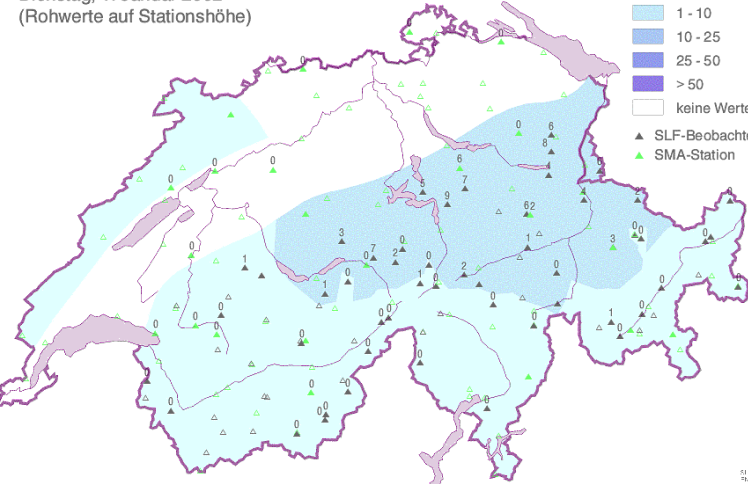
#> input picture samples/o_20020101_hn1_de_c.gif.png, 748 x 484 px
$ python -i process_imgs2.py   (imports and definitions only)   (older library calls are emulated)
#> lines starting #> are read from the running program, lines starting #| are printed output that depends on the picture
#> further down, picture is the input picture: shape (484, 748, 3); mean B, G, R 247.2, 242.5, 233.1
import numpy as np
import imutils
import cv2
from collections import Counter
import os
from random import sample
import pandas as pd
from string import ascii_uppercase as upper

# [27 lines left out: functions removeBW, getMostFrequentPixel, not called in this run]

def showCoord(img,coordStr):
    x1,x2,y1,y2 = coordDic[coordStr]
    cv2.imshow('',img[y1:y2,x1:x2])

# [24 lines left out: functions getHist, getCategoryHists, not called in this run]

def findSwissContourImg(img):
    gray = cv2.cvtColor(img, cv2.COLOR_BGR2GRAY)
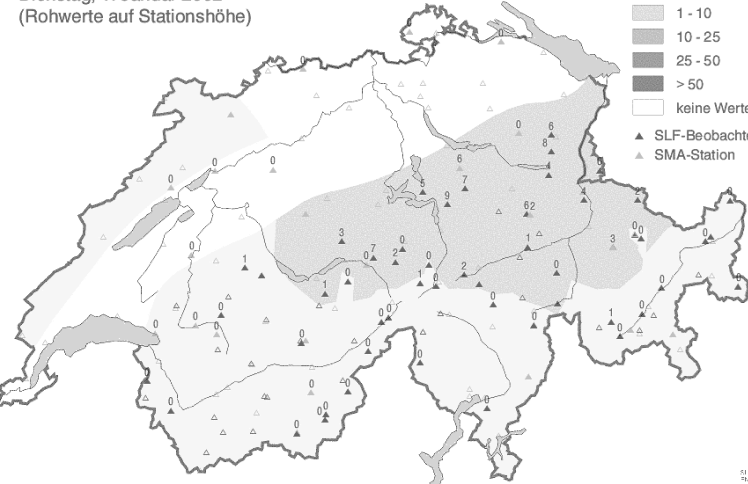
#> gray: shape (484, 748); min 54, max 255, mean 240.3
    grayShape = gray.shape
#> grayShape = (484, 748)
    i=0
    oldMaxVal = 0
    while True:
        gt = imutils.resize(gray,width=grayShape[1]-i*5)
        gtCanny = cv2.Canny(gt,50,100)
        result = cv2.matchTemplate(gtCanny, templateCanny, cv2.TM_CCOEFF)
        a, maxVal, t, maxLoc = cv2.minMaxLoc(result)
        # print maxVal, maxLoc
        if maxVal > oldMaxVal:
            oldMaxVal = maxVal
            oldMaxLoc = maxLoc
            i=i+1
            continue
        else:
            break
#> this loop made 1 pass
#> pass 1, in findSwissContourImg, `gtCanny = cv2.Canny(gt,50,100)`:
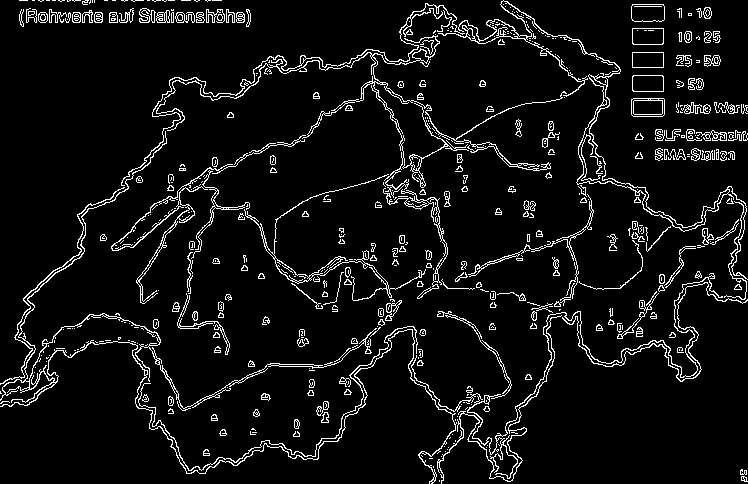
#> gtCanny: shape (484, 748); 6.6% white in thin lines or dots
#> after the loop, i = 0; oldMaxVal = 0
    newImg = imutils.resize(img,width=img.shape[1]-(i-1)*5)
    swiss = newImg[oldMaxLoc[1]:oldMaxLoc[1]+template.shape[0], oldMaxLoc[0]:oldMaxLoc[0]+template.shape[1],:]
    # cv2.rectangle(newImg, (oldMaxLoc[0], oldMaxLoc[1]),
    # 				(oldMaxLoc[0] + template.shape[1], oldMaxLoc[1] + template.shape[0]), (0, 0, 255), 2)
    # cv2.imshow('',newImg)
    return swiss

# [72 lines left out: functions partition, setGlobals, getDate, getOverlayMap, findCat, fileHandler, not called in this run]

# [7 lines not run here, left out]

>>> import cv2
>>> picture = cv2.imread('../samples/o_20020101_hn1_de_c.gif.png')
#> (the run stopped early here; a loop or call above may not have finished)

$ run again, on samples/o_20030101_hn1_de_c.gif.png
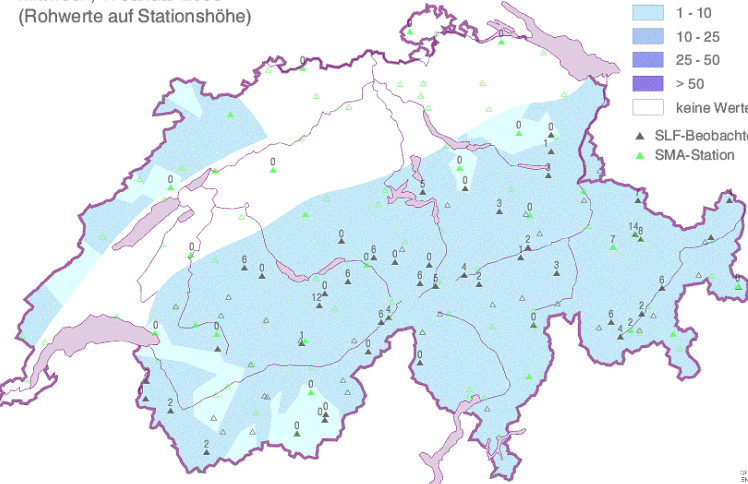
#> input picture samples/o_20030101_hn1_de_c.gif.png, 748 x 484 px
#> picture is the input picture: shape (484, 748, 3); mean B, G, R 246, 238.5, 227.8
#> in findSwissContourImg, `gray = cv2.cvtColor(img, cv2.COLOR_BGR2GRAY)`:
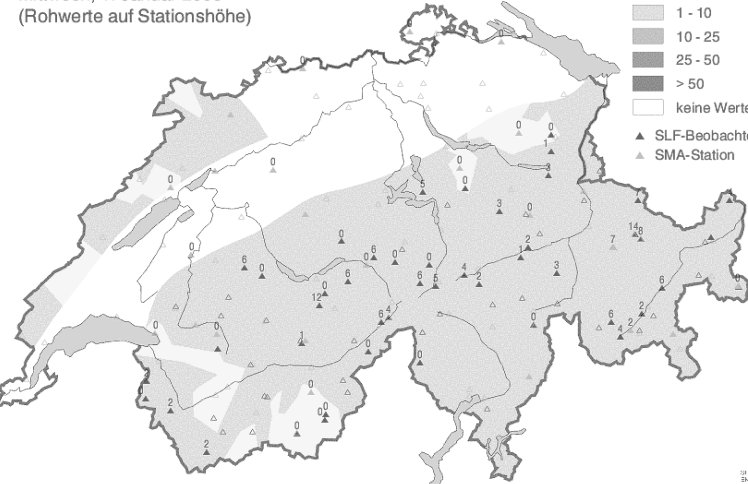
#> gray: shape (484, 748); min 54, max 255, mean 236.1
#> the loop in findSwissContourImg, `while True:` made 1 pass
#> pass 1, in findSwissContourImg, `gtCanny = cv2.Canny(gt,50,100)`:
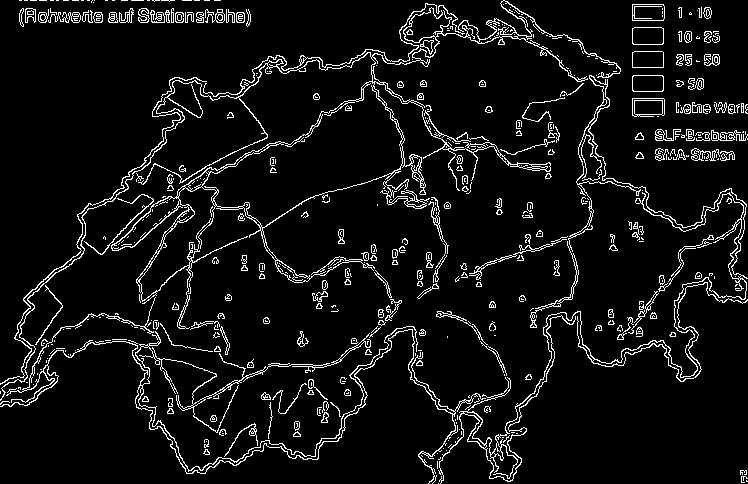
#> gtCanny: shape (484, 748); 6.9% white in thin lines or dots
#> after the loop in findSwissContourImg, `while True:`: i = 0
